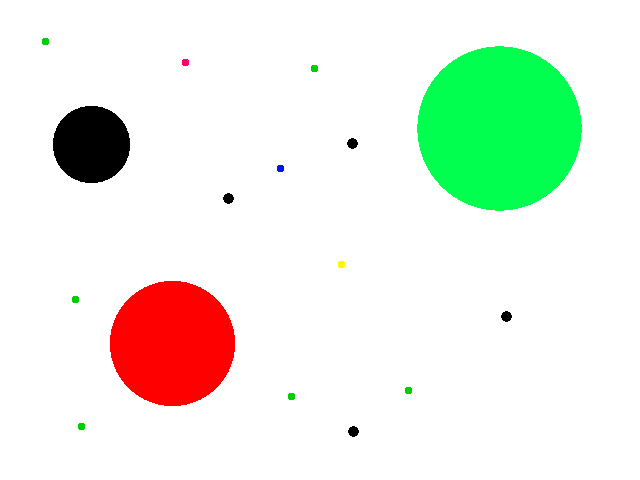
#> input picture imagens/circles.png, 640 x 480 px
$ python pycv-proj-test.py -i ./imagens/circles.png -d contour -c yes -o binary   (older library calls are emulated)
#> lines starting #> are read from the running program, lines starting #| are printed output that depends on the picture; after the words box and inside, x2 and y2 are one past the last pixel; in counts of white or black regions, pixels touching at a corner belong together
# coding=utf-8

# Developed and tested with (fill in):
#
# author:         Julio César Álvarez Iglesias
# os:             Windows 7
# python version: 3.5.2
# opencv version: 3.1.0
# tested with:    two images provided shapes_leo.jpg and circles.png

# Notes:
# Routine that detects circles with diameter higher than 10 pixels. It is important to note that
# the developed routing follows the same approach for both images provided. Additionally, it provides
# flexibility by allowing the user to use different parameters configuration (this is detailed in step 4 below)
#
# The approach encompasses the following steps:
#
# 1- The image was segmented using automatic thresholding method (Otsu method).
# Once the image has been binarized, it is filtered, eliminating spurious elements. In order to do that,
# the Euclidean opening morphological function was used. This opening is based on the
# map of Euclidean distances and has the advantage of not using structuring element. Hence,
# the objects edge become smooth instead of being modified by the structuring element.
#
# 2- Once the spurious elements were eliminated, it was applied an edge detection function (Canny)
# followed by a fill function in order to highlight the objects of interest in white, while the image background
# is black.
#
# 3- In this step the image is processed in order to identify circles with
# diameter greater than 10 pixels. Two methods are used: (i) Hough´s transform for circles and (ii) a function
# that finds the contours of objects.
#
# 4- Finally, the original image and solution (processed image) are displayed side by side, as required in the
# problem statement.
#
# Additionally, several parameterizations were used in order to provide the user with more flexibility regarding
# solution options and visualization of results, as described below:
#
# pycv-proj-test.py [-h] -i IMAGE [-d DRAW] [-c CAPTIONS] [-o OUTPUT]
#
# optional arguments:
#   -h, --help                        show this help message and exit
#   -i IMAGE, --image IMAGE           specify the path to the input image
#   -d DRAW, --draw DRAW              specify the method to draw circles (Using contours or Hough Transform). The
#                                     possible values for this parameter are: contour or hough. The first applied
#                                     contour approach, while the later uses Hough´s transform for circles, respectivelly
#   -c CAPTIONS, --captions CAPTIONS  specify whether or not captions will be placed on image objects
#   -o OUTPUT, --output OUTPUT        specify which image will be provided as result. The possible values for
#                                     this parameter are: original or binary.
#
# Examples:
#   python pycv-proj-test.py -i ./imagens/circles.png -d contour -c yes -o binary
#      In this example the user will execute the procedure using images/circles.png as input image, applying contour
#      method, placing caption in image objects and providing the binary image as result
#   python pycv-proj-test.py -i ./imagens/shapes_leo.jpg -d hough -c no -o original
#      In this example the user will execute the procedure using: images/shapes_leo.jpg as input image, applying
#      Hough´s transform for circles, without placing caption in image objects and providing the original image with
#      circles highlighting as result

import numpy as np
import cv2
import matplotlib.pyplot as plt
import argparse

def euclideanopen(im_binary, count):
    '''
    Performs erosion followed by dilation. With opening, the original size of the regions is
    essentially retained. Narrow connections between regions and small regions themselves disappear.
    This opening is based on the calculation of Euclidean distance map, thereby preventing the edges of
    objects modified by a structuring element with predefined shape.

    :param  im_binary:      Input image as binary image type
    :param  count:          Number of times erosion and dilation is applied
    :return im_open:        Binary image with spurious elements deleted
    '''
    # Duplicates input image
    im_copy = im_binary.copy()
    # Calculates euclidean distance transform based on the imput image
    dist_transform = cv2.distanceTransform(im_copy, cv2.DIST_L2, 5)
    # Segmentation of the Euclidean distance map which is equivalent to an erosion of size (count) of the input image
    # In this case, the function returns an inverted binary image
    thresh, erosion = cv2.threshold(dist_transform, count, 255, cv2.THRESH_BINARY_INV)
    # Calculates euclidean distance transform based on the inverted erosion image
    dist_transform2 = cv2.distanceTransform(erosion.astype('uint8'), cv2.DIST_L2, 5)
    # Segmentation of the Euclidean distance map of the eroded image, which is equivalent to a
    # dilation of the same size (count) of the input image
    thresh2, dilatation = cv2.threshold(dist_transform2, count, 255, cv2.THRESH_BINARY)
    im_open = dilatation.astype('uint8')
    return im_open

def imfill(im_binary):
    '''
    Fills in the black pixels that are surrounded by a closed outline of white pixels.

    :param  im_binary:     Input image as binary image type
    :return im_fill:       Binary image with holes filled
    '''
    # Duplicates input image
    im_copy = im_binary.copy()
    # Mask used to flood filling. Notice the size needs to be 2 pixels than the image
    h, w = im_binary.shape[:2]
    mask = np.zeros((h + 2, w + 2), np.uint8)
    # Floodfill from point (0, 0)
    cv2.floodFill(im_copy, mask, (0, 0), 255)
    # Inverts floodfilled image
    im_copy_not = cv2.bitwise_not(im_copy) # im_copy_not = 255 - im_copy
    # Combines the two images to get the foreground
    im_fill = im_binary | im_copy_not
    return im_fill

def cleaning(im):
    '''
    Eliminates the spurious elements, returning a binary image where the objects of interest
    are highlighted in white, while image background is black.

    :param  im:         The input image
    :return im_clean:   "Imagem binária limpa com objetos em branco e fundo em preto"
    '''
    # Converts imput image from BGR to GRAY color-space
    im_gray = cv2.cvtColor(im, cv2.COLOR_BGR2GRAY)
    # Automatic segmentation using Otsu's thresholding
    thresh, im_binary = cv2.threshold(im_gray, 0, 255, cv2.THRESH_BINARY + cv2.THRESH_OTSU)
    # Euclidean opening that eliminates the spurious elements of the binary image
    im_open = euclideanopen(im_binary, 10)
    # Detects edges in an image. This function detects relatively thick contours at the edge of bright regions
    edge = cv2.Canny(im_open, 1, 255)
    # Fills the black pixels that are surrounded by a closed outline of white pixels
    im_clean = imfill(edge)
    return im_clean

def contourcircles(im, im_binary, draw, captions):
    '''
    Draws circles, with a diameter greater than 10 pixels, using a function that matches the contours of the
    objects in the binary image. In addition, according to the user's parameters, captions are placed in the images
    on the side of each object showing whether or not it is a circle and, if so, if its diameter is less than or
    greater than 10 pixels.

    :param  im:             First input image
    :param  im_binary:      Second input image as binary image type
    :param  draw:           Indicates the type of circle drawing to be used
    :param  captions:       Indicates whether or not captions will be placed
    :return im_circles:     "Image with caption and/or displayed circles"
    '''
    # Duplicates input images
    im_copy = im.copy()
    im_binary_copy = im_binary.copy()
    # Finds contours in a binary image
    im2, contours, hierarchy = cv2.findContours(im_binary_copy, cv2.RETR_EXTERNAL, cv2.CHAIN_APPROX_NONE)
    # Finds all image contours and store them in an array
    contours_array = []
    for cnt in contours:
        contours_array.append(cnt)
    # Loops over contour array elements
    for cnt in contours_array:
        # Calculates perimeter of objects
        perimeter = cv2.arcLength(cnt, True)
        # Calculates area of objects
        area = cv2.contourArea(cnt)
        # Calculates the circularity of objects only in case the perimeter is different from zero.
        # The perimeter can not be zero in the denominator of equation
        if perimeter == 0:
            break
        circularity = 4 * 3.14 * (area / (perimeter * perimeter))
        # Contour Approximation
        epsilon = 0.01 * perimeter
        approx = cv2.approxPolyDP(cnt, epsilon, True)
        # Minimum Enclosing Circle
        (x, y), r = cv2.minEnclosingCircle(cnt)
        d = 2 * int(r)  # circles diameter
        # Check if contour is of circular shape
        # Captions are placed on the side of each object showing whether or not it is a circle and, if so, if its diameter is
        # less than or greater than 10 pixels, according to user's specified parameters
        if circularity > 0.78 and len(approx) > 11:
            if captions == 'yes':
                # Draws a text string
                cv2.putText(im_copy, 'circle', (int(x), int(y)), cv2.FONT_HERSHEY_SIMPLEX, 0.5, (255, 0, 0))
            if d > 10:
                if captions == 'yes':
                    # Draws a text string
                    cv2.putText(im_copy, 'd > 10 pixels', (int(x), int(y) + 15), cv2.FONT_HERSHEY_SIMPLEX, 0.5, (255, 0, 0))
                if draw == 'contour':
                    # Draw the circle in the output image corresponding to the center of the circle
                    cv2.circle(im_copy, (int(x), int(y)), int(r), (255, 0, 0), 2)
            else:
                if captions == 'yes':
                    # Draws a text string
                    cv2.putText(im_copy, 'd < 10 pixels', (int(x), int(y) + 15), cv2.FONT_HERSHEY_SIMPLEX, 0.5, (255, 0, 0))
        else:
            if captions == 'yes':
                cv2.putText(im_copy, 'non-circle', (int(x), int(y)), cv2.FONT_HERSHEY_SIMPLEX, 0.5, (255, 0, 255))
    im_circles = im_copy
    return im_circles

def houghcircles(im, im_binary):
    '''
    Draws circles, with a diameter greater than 10 pixels, using the Hough Transform.

    :param  im:             Input image
    :param  im_binary:      Input image as binary image type
    :return im_circles:     "Image with drawn circles"
    '''
    im_copy = im.copy()
    # Detects circles in the image with diameter greater than 10 pixels
    circles = cv2.HoughCircles(im_binary, cv2.HOUGH_GRADIENT,
                               1.134, 50, param1 = 50, param2 = 30, minRadius = 5, maxRadius = 120)
    # Ensures at least some circles were found
    if circles is not None:
       # Converts the (x, y) coordinates and radius of the circles to integers
       circles = np.round(circles[0, :]).astype("int")
       # Loops over the (x, y) coordinates and radius of the circles
       for (x, y, r) in circles:
           # Draw the circle in the output image corresponding to the center of the circle
           cv2.circle(im_copy, (x, y), r, (255, 0, 0), 2)
       im_circles = im_copy
       return im_circles

def plotting(original, processed):
    '''
    Create a figure and a set of subplots.

    :param  original:       First input image
    :param  processed:      Second input image
    :return:                "Creates a figure and a set of subplots"
    '''
    # Creates a figure with two subplots
    fig, ax = plt.subplots(nrows = 1, ncols = 2, figsize = (8, 4), sharex = True, sharey = True,
                           subplot_kw = {'adjustable': 'box-forced'})
    ax[0].imshow(original, cmap = 'gray', interpolation = 'nearest')
    ax[0].axis('off')
    ax[0].set_title('Original image')
    ax[1].imshow(processed, cmap = 'gray', interpolation = 'nearest')
    ax[1].axis('off')
    ax[1].set_title('Processed image')
    fig.tight_layout()
    plt.show()

def main():
    '''
    Starting point of the approach. The method processes user's parameters and then applies developed approach
    for circles detection. As as result, images and solution (processed images) are displayed side by side,
    as required in the problem statement.

    The user can call the method using different arguments, which are explained below
    pycv-proj-test.py [-h] -i IMAGE [-d DRAW] [-c CAPTIONS] [-o OUTPUT]

    optional arguments:
   -h, --help                        show this help message and exit
   -i IMAGE, --image IMAGE           specify the path to the input image
   -d DRAW, --draw DRAW              specify the method to draw circles (Using contours or Hough Transform).
                                     The possible values for this parameter are: contour or hough.
   -c CAPTIONS, --captions CAPTIONS  specify whether or not captions will be placed on image objects
   -o OUTPUT, --output OUTPUT        specify which image will be provided as a result. The possible values for
                                     this parameter are: original or binary.

   Examples:
     python pycv-proj-test.py -i ./imagens/circles.png -d contour -c yes -o binary
        In this example the user will execute the procedure using images/circles.jpg as input image, applying contour
        method, placing caption in image objects and providing the binary image as result
     python pycv-proj-test.py -i ./imagens/shapes_leo.jpg -d hough -c no -o original
        In this example the user will execute the procedure using: images/shapes.png as input image, applying Hough´s
        transform for circles, without placing caption in image objects and providing the original image with circles
        highlighting as result

    :param  im:         List of input parameters defined by user
    :return:            "Binary image with holes filled"
    '''
    # Construct the argument parse and parse the arguments
    ap = argparse.ArgumentParser()
    ap.add_argument('-i', '--image', required = True,
                    help = 'path to the input image')
    ap.add_argument('-d', '--draw', default = 'hough',
                    help = 'method to draw circles (Using contours or Hough Transform)')
    ap.add_argument('-c', '--captions', default = 'no',
                    help = 'method that places captions on image objects')
    ap.add_argument('-o', '--output', default = 'original',
                    help = 'method to choose the type of output images')
    args = vars(ap.parse_args())

    im_original = cv2.imread(args['image'])
#> im_original is the input picture: shape (480, 640, 3); mean B, G, R 228.1, 240.5, 233
    draw = args['draw']
    captions = args['captions']
    output = args['output']

    im_clean = cleaning(im_original)
#> in cleaning, `thresh, im_binary = cv2.threshold(im_gray, 0, 255, cv2.THRESH_BINARY +..`:
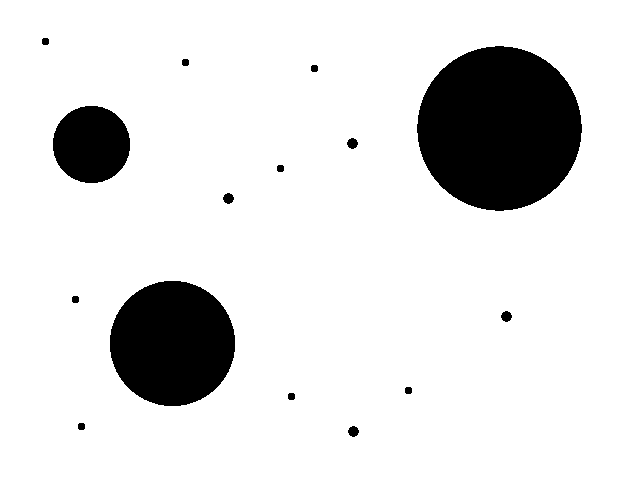
#> im_binary: shape (480, 640); 87.3% white; 15 black regions, largest, box (x1, y1, x2, y2) and area: (417, 46, 582, 211) 21193, (110, 281, 235, 406) 12305, (53, 106, 130, 183) 4693
#> in cleaning, `thresh, im_binary = cv2.threshold(im_gray, 0, 255, cv2.THRESH_BINARY +..`: thresh = 159
#> in euclideanopen, `dist_transform = cv2.distanceTransform(im_copy, cv2.DIST_L2, 5)`:
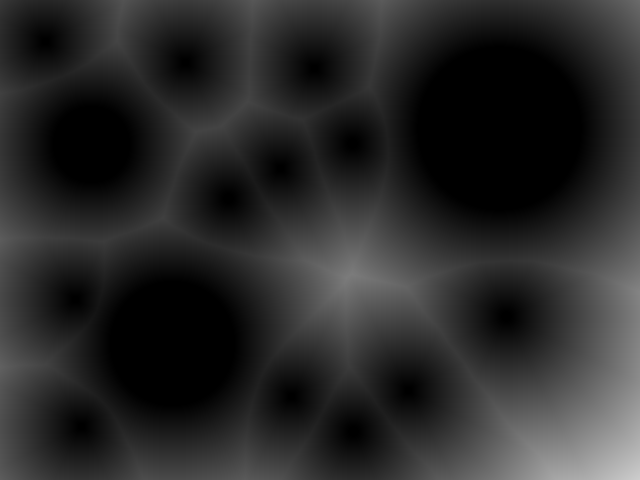
#> dist_transform: shape (480, 640) float32; min 0, max 205.1, mean 41.8
#> in euclideanopen, `thresh, erosion = cv2.threshold(dist_transform, count, 255, cv2.THRESH..`:
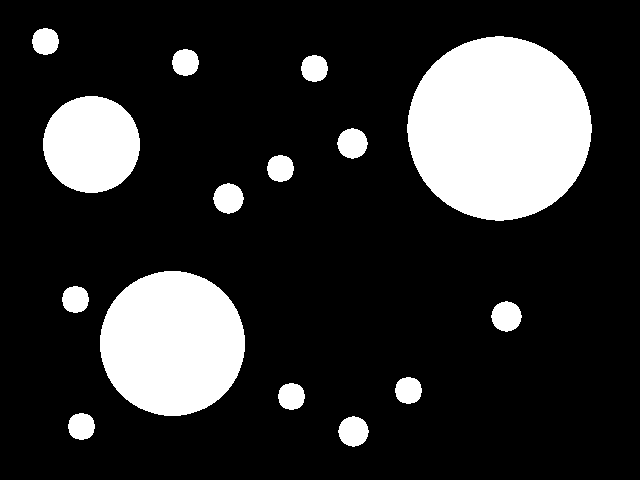
#> erosion: shape (480, 640) float32; 18.9% white; 15 white regions, largest, box (x1, y1, x2, y2) and area: (407, 36, 592, 221) 26605, (100, 271, 245, 416) 16509, (43, 96, 140, 193) 7401
#> in euclideanopen, `thresh, erosion = cv2.threshold(dist_transform, count, 255, cv2.THRESH..`: thresh = 10
#> in euclideanopen, `dist_transform2 = cv2.distanceTransform(erosion.astype('uint8'), cv2.D..`:
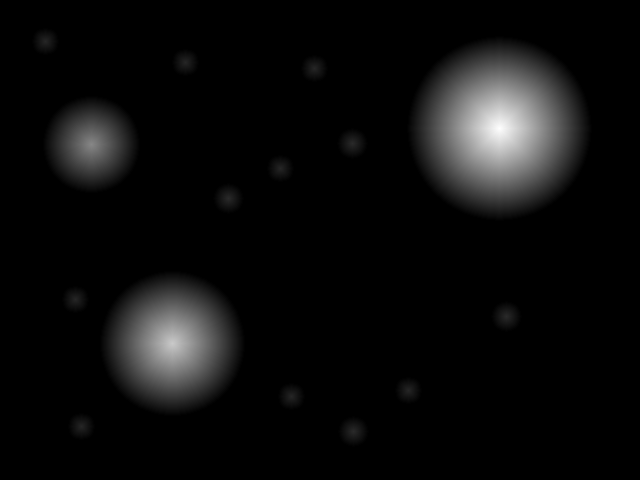
#> dist_transform2: shape (480, 640) float32; min 0, max 90.68, mean 4.5; drawn with min black and max white
#> in cleaning, `edge = cv2.Canny(im_open, 1, 255)`:
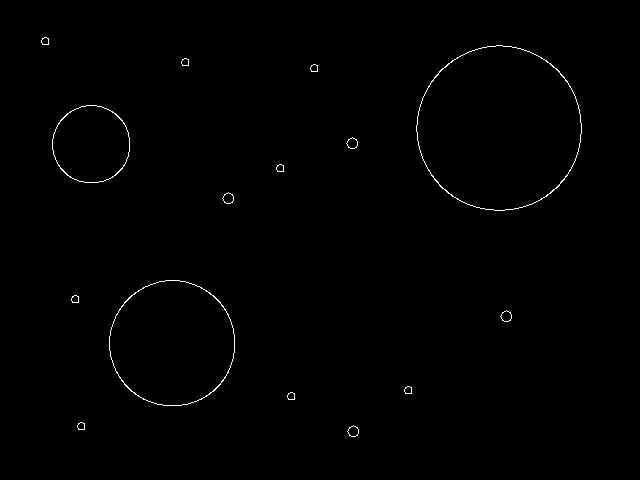
#> edge: shape (480, 640); 0.5% white in thin lines or dots, all inside (x1, y1, x2, y2) = (41, 37, 582, 437)
#> in imfill, `cv2.floodFill(im_copy, mask, (0, 0), 255)`: im_copy: shape (480, 640); 87.6% white; 15 black regions, largest, box (x1, y1, x2, y2) and area: (417, 46, 581, 210) 20923, (110, 281, 234, 405) 12095, (53, 106, 129, 182) 4563
#> in imfill, `im_fill = im_binary | im_copy_not`:
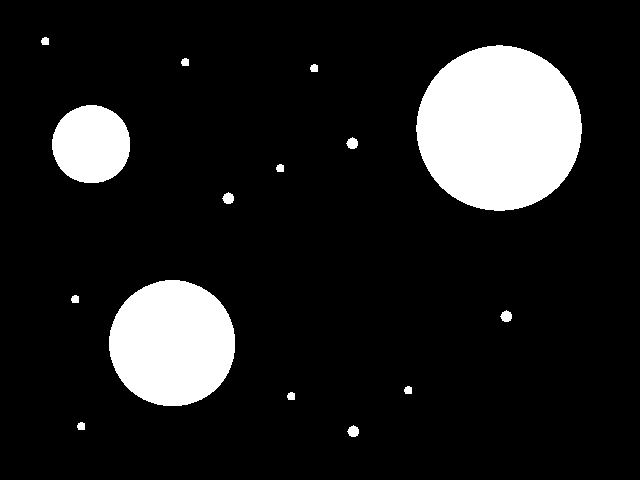
#> im_fill: shape (480, 640); 12.9% white; 15 white regions, largest, box (x1, y1, x2, y2) and area: (416, 45, 582, 211) 21459, (109, 280, 235, 406) 12511, (52, 105, 130, 183) 4819
    if output == 'binary':
        im_input = im_clean
        im_input = cv2.cvtColor(im_input, cv2.COLOR_GRAY2BGR)
#> im_input: shape (480, 640, 3); 12.9% white; 15 white regions
    else:
        im_input = im_original
    im_circles = contourcircles(im_input, im_clean, draw, captions)
#> in contourcircles, `im2, contours, hierarchy = cv2.findContours(im_binary_copy, cv2.RETR_E..`: contours = 15 contours; largest, box (x1, y1, x2, y2) and area: (416, 45, 582, 211) 21224, (109, 280, 235, 406) 12332, (52, 105, 130, 183) 4708, (347, 425, 359, 437) 86, (500, 310, 512, 322) 86
#> the loop in contourcircles, `for cnt in contours:` made 15 passes
#> after the loop in contourcircles, `for cnt in contours:`: contours_array has the same summary as contours
#> the loop in contourcircles, `for cnt in contours_array:` made 15 passes
#> (perimeter, area, circularity, epsilon, x, y, r, d) on passes 1 to 12: (36.97, 86, 0.79, 0.37, 352.9, 430.9, 5.86, 10), (25.66, 42, 0.801, 0.257, 81, 426, 4.24, 8), (25.66, 42, 0.801, 0.257, 291, 396, 4.24, 8), (25.66, 42, 0.801, 0.257, 408, 390, 4.24, 8), (36.97, 86, 0.79, 0.37, 505.9, 315.9, 5.86, 10), (25.66, 42, 0.801, 0.257, 75, 299, 4.24, 8), (415.6, 12332, 0.897, 4.16, 171.9, 342.9, 63.29, 126), (36.97, 86, 0.79, 0.37, 227.9, 197.9, 5.86, 10), (25.66, 42, 0.801, 0.257, 280, 168, 4.24, 8), (36.97, 86, 0.79, 0.37, 351.9, 142.9, 5.86, 10), (256.5, 4708, 0.899, 2.56, 90.95, 143.9, 39.28, 78), (25.66, 42, 0.801, 0.257, 314, 68, 4.24, 8)
#> after the loop in contourcircles, `for cnt in contours_array:`:
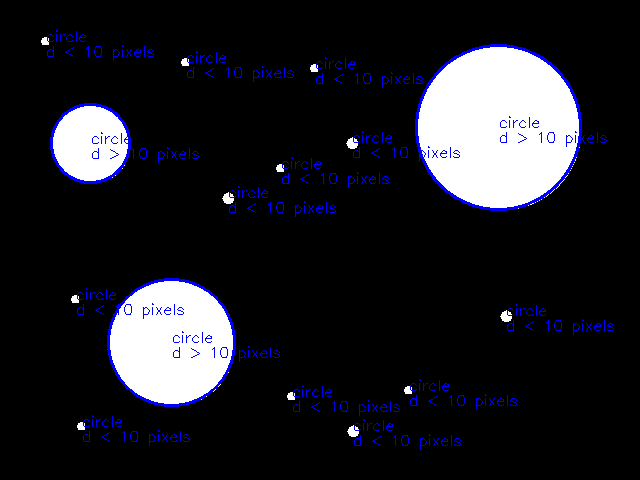
#> im_copy: shape (480, 640, 3); mean B, G, R 36.8, 30.5, 30.5
    if draw == 'contour':
        im_processed = im_circles
    else:
        im_processed = houghcircles(im_circles, im_clean)
    plotting(im_original, im_processed)

if __name__ == '__main__':
    main()
